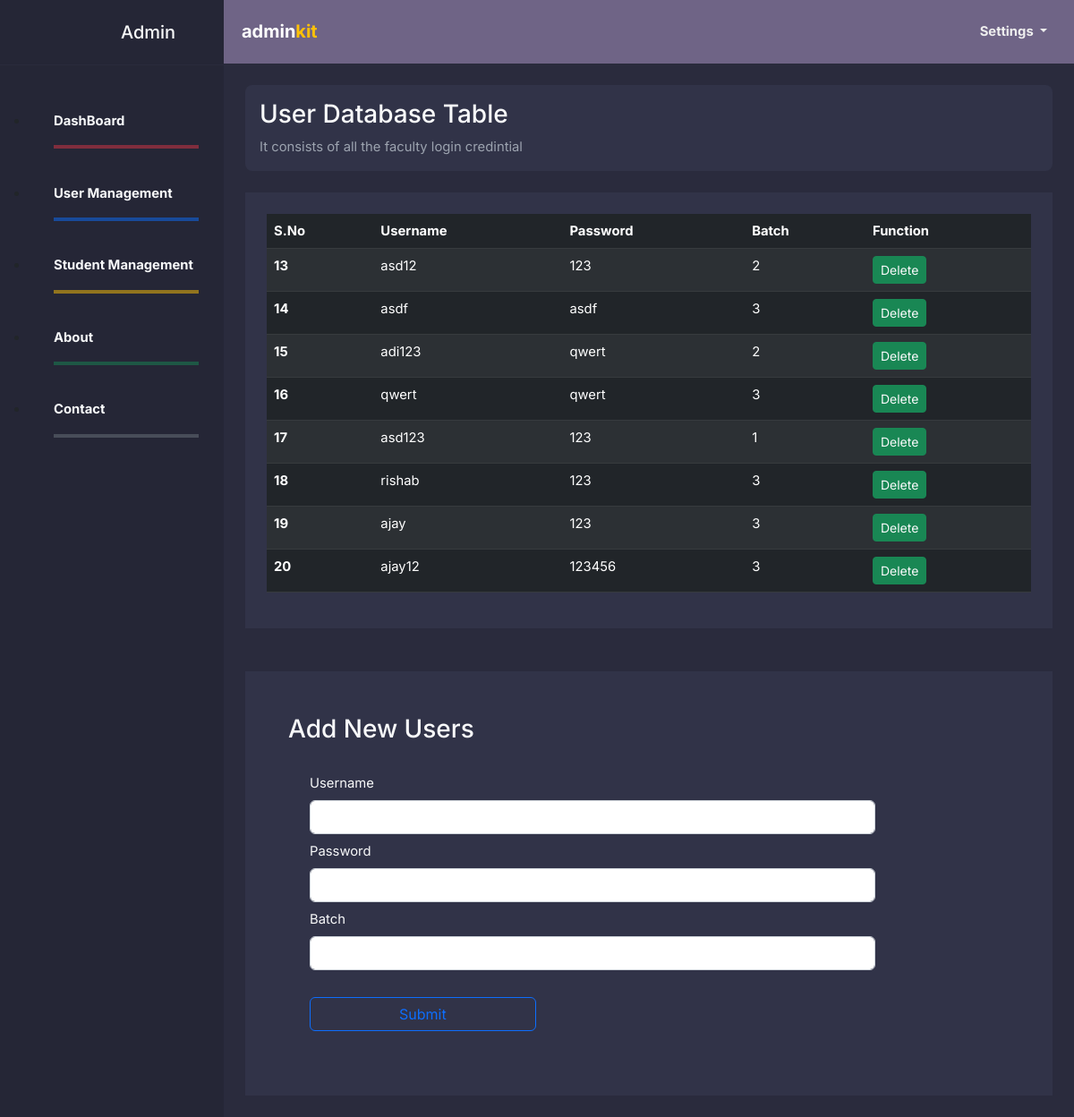
Screenshot of /admindash/usertable.php with the database file from the repository.
### tables this page shows
CREATE TABLE `users` (
  `id` int(11) NOT NULL,
  `username` varchar(50) NOT NULL,
  `password` varchar(255) NOT NULL,
  `batch` int(11) NOT NULL,
  `created_at` datetime DEFAULT current_timestamp()
);

### admindash/usertable.php (the view, shortened to what this page needs)
<?php
include "config.php";
?>
<!DOCTYPE html>
<html lang="en">
<head>
<link href="https://cdn.jsdelivr.net/npm/bootstrap@5.2.3/dist/css/bootstrap.min.css" rel="stylesheet">
  <link href="https://cdn.jsdelivr.net/npm/boxicons@2.0.5/css/boxicons.min.css" rel="stylesheet" />
  <link rel="stylesheet" href="admindash.css" />
</head>
<body>
  <aside class="sidebar position-fixed top-0 left-0 overflow-auto h-100 float-left" id="show-side-navigation1">
  <div class="sidebar-header d-flex justify-content-center align-items-center px-3 py-4">
    <div class="ms-3">
      <h5 class="fs-5 mb-0">
        <a class="text-decoration-none text-light" href="#">Admin</a>
      </h5>
    </div>
  </div>
  <div class="search position-relative text-center px-4 py-3 mt-2">
  </div>
  <ul class="">
    <li class="">
      <a href="admindash.php" class="text-light fw-bold">DashBoard</a>
      <hr class="border border-danger border-2 opacity-50">
    </li>
    <li class="">
    <a href="" class="text-light fw-bold"> User Management</a>
    <hr class="border border-primary border-2 opacity-50">
    </li>
    <li class="">
      <a href="Studentdash.php" class="text-light fw-bold"> Student Management</a>
      <hr class="border border-warning border-2 opacity-50">
    </li>
    <li class="">
      <a href="adminabout.php" class="text-light fw-bold"> About</a>
      <hr class="border border-success border-2 opacity-50">
    </li>
    <li class="">
      <a href="#" class="text-light fw-bold"> Contact</a>
      <hr class="border border-secondary border-2 opacity-50">
    </li>
  </ul>
</aside>
<section id="wrapper">
  <nav class="navbar navbar-expand-md">
    <div class="container-fluid mx-2">
      <div class="navbar-header">
        <a class="navbar-brand fw-bold" href="#">admin<span class="main-color fw-bold">kit</span></a>
      </div>
      <div class="collapse navbar-collapse" id="toggle-navbar">
        <ul class="navbar-nav ms-auto">
          <li class="nav-item dropdown fw-bold">
            <a class="nav-link dropdown-toggle" href="#" id="navbarDropdown" role="button" data-bs-toggle="dropdown" aria-expanded="false">
              Settings
            </a>
          </li>
        </ul>
      </div>
    </div>
  </nav>
  <div class="p-4">
    <div class="welcome">
      <div class="content rounded-3 p-3">
        <h1 class="fs-3 text-light">User Database Table</h1>
        <p class="mb-0">It consists of all the faculty login credintial</p>
      </div>
    </div>
    <section class="charts mt-4">
      <div class="chart-container p-4">
            <table class="table table-striped table-dark table-hover">
                <thead>
                    <tr>
                    <th scope="col">S.No</th>
                    <th scope="col">Username</th>
                    <th scope="col">Password</th>
                    <th scope="col">Batch</th>
                    <th scope="col">Function</th>
                    </tr>
                </thead>
                <tbody>
                    <?php
                        $sql = "SELECT id, username, password, batch FROM users";
                        $result=mysqli_query($mysql_db,$sql);
                        if($result){
                            while($row=mysqli_fetch_assoc($result)){
                                $id=$row['id'];
                                $username=$row['username'];
                                $password=$row['password'];
                                $batch=$row['batch'];
                                echo '<tr>
                                <th scope="row">'.$id.'</th>
                                <td>'.$username.'</td>
                                <td>'.$password.'</td>
                                <td>'.$batch.'</td>
                                <td ><button type="button" class="btn btn-success btn-sm"><a href="deleteadmin.php?deleteid='.$id.'" class="text-light text-decoration-none">Delete</a></button>
                                </td>
                            </tr>';
                            }
                        }
                    ?>
                </tbody>
            </table>
        </div>
    </section>
    <section class="charts mt-5">
      <div class="chart-container p-5">
      <h1 class="fs-3 text-light">Add New Users</h1>
      <div class="content rounded-3 p-4">
            <form action="<?php echo htmlspecialchars($_SERVER['PHP_SELF']); ?>"
                    method="POST">
                <div class="col-sm-10 mb-2 ">
                    <label  class="form-label text-light">Username</label>
                    <input type="text" class="form-control " name="username" id="username" >
                </div>
                <div class="col-sm-10 mb-2 ">
                    <label  class="form-label text-light">Password</label>
                    <input type="password" class="form-control" name="password" id="password">
                </div>
                <div class="mb-2 col-sm-10">
                    <label  class="form-label text-light">Batch</label>
                    <input type="text" class="form-control" name="batch" id="batch" >
                </div>
                <br>
                <div class=" d-grid gap-2 col-4 ">
                <button type="submit" class="btn btn-outline-primary ">Submit</button>
                </div>
            </form>
        </div>
    </section>
  </div>
</section>
</body>
</html>

### admindash/admindash.css (style rules this page uses)
:root { --dk-gray-100: #F3F4F6; --dk-gray-200: #E5E7EB; --dk-gray-300: #D1D5DB; --dk-gray-400: #9CA3AF; --dk-gray-500: #6B7280; --dk-gray-600: #4B5563; --dk-gray-700: #374151; --dk-gray-800: #1F2937; --dk-gray-900: #111827; --dk-dark-bg: #313348; --dk-darker-bg: #2a2b3d; --navbar-bg-color: #6f6486; --sidebar-bg-color: #252636; --sidebar-width: 250px; }
* { margin: 0; padding: 0; box-sizing: border-box; }
body { font-family: 'Inter', sans-serif; background-color: var(--dk-darker-bg); font-size: .925rem; }
#wrapper { margin-left: var(--sidebar-width); transition: all .3s ease-in-out; }
.sidebar { background-color: var(--sidebar-bg-color); width: var(--sidebar-width); transition: all .3s ease-in-out; transform: translateX(0); z-index: 9999999 }
.sidebar .sidebar-header { border-bottom: 1px solid #2a2b3c }
.sidebar .sidebar-header h5 a { color: var(--dk-gray-300) }
.sidebar > ul > li { padding: .7rem 1.75rem; }
.sidebar ul > li > a { color: var(--dk-gray-400); text-decoration: none; }
.welcome { color: var(--dk-gray-300); }
.welcome .content { background-color: var(--dk-dark-bg); }
.welcome p { color: var(--dk-gray-400); }
.charts .chart-container { background-color: var(--dk-dark-bg); }
.main-color { color: #ffc107 }
.navbar { background-color: var(--navbar-bg-color) !important; border: none !important; }
.navbar .navbar-nav>li>a { color: #EEE !important; line-height: 55px !important; padding: 0 10px !important; }
.navbar .navbar-brand { color:#FFF !important }
.navbar .navbar-brand { line-height: 55px !important; padding: 0 !important }
.navbar>.container .navbar-brand, .navbar>.container-fluid .navbar-brand { margin: 0 !important }
.navbar .navbar-nav>li>a { float: left !important; }

### rows the page displays
users: id "13", username "asd12", password "123", batch "2"
users: id "14", username "asdf", password "asdf", batch "3"
users: id "15", username "adi123", password "qwert", batch "2"
users: id "16", username "qwert", password "qwert", batch "3"
users: id "17", username "asd123", password "123", batch "1"
users: id "18", username "rishab", password "123", batch "3"
users: id "19", username "ajay", password "123", batch "3"
users: id "20", username "ajay12", password "123456", batch "3"
